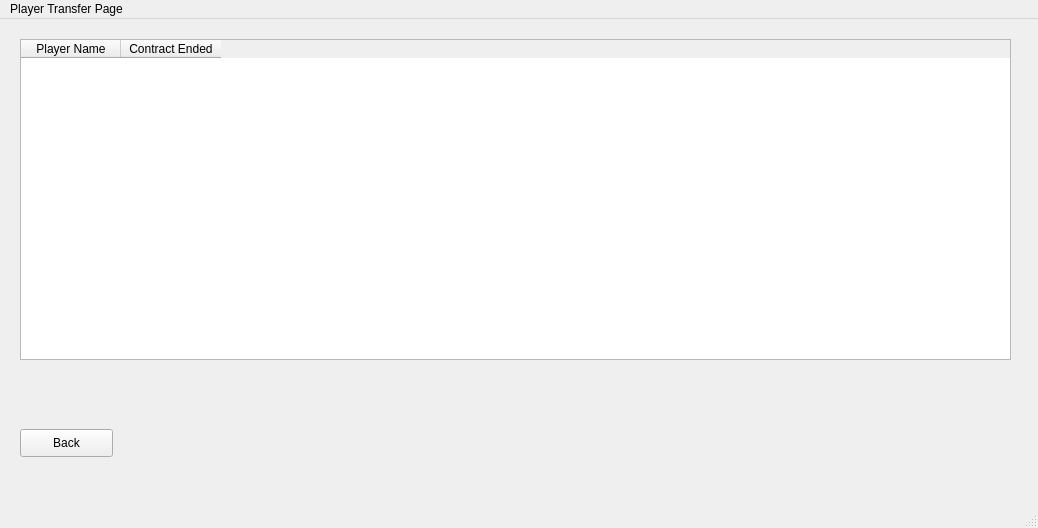
<?xml version="1.0" encoding="UTF-8"?>
<ui version="4.0">
 <class>MainWindow</class>
 <widget class="QMainWindow" name="MainWindow">
  <property name="geometry">
   <rect>
    <x>0</x>
    <y>0</y>
    <width>1038</width>
    <height>528</height>
   </rect>
  </property>
  <property name="windowTitle">
   <string>MainWindow</string>
  </property>
  <widget class="QWidget" name="centralwidget">
   <widget class="QTableWidget" name="_2_tableWidget_PlayerDetails">
    <property name="geometry">
     <rect>
      <x>20</x>
      <y>20</y>
      <width>991</width>
      <height>321</height>
     </rect>
    </property>
    <column>
     <property name="text">
      <string>Player Name</string>
     </property>
    </column>
    <column>
     <property name="text">
      <string>Contract Ended</string>
     </property>
    </column>
   </widget>
   <widget class="QPushButton" name="_2_BackButton">
    <property name="geometry">
     <rect>
      <x>20</x>
      <y>410</y>
      <width>93</width>
      <height>28</height>
     </rect>
    </property>
    <property name="text">
     <string>Back</string>
    </property>
   </widget>
  </widget>
  <widget class="QMenuBar" name="menubar">
   <property name="geometry">
    <rect>
     <x>0</x>
     <y>0</y>
     <width>1038</width>
     <height>26</height>
    </rect>
   </property>
   <widget class="QMenu" name="menuTeam_Management_Page">
    <property name="title">
     <string>Player Transfer Page</string>
    </property>
   </widget>
   <addaction name="menuTeam_Management_Page"/>
  </widget>
  <widget class="QStatusBar" name="statusbar"/>
 </widget>
 <resources/>
 <connections/>
</ui>
